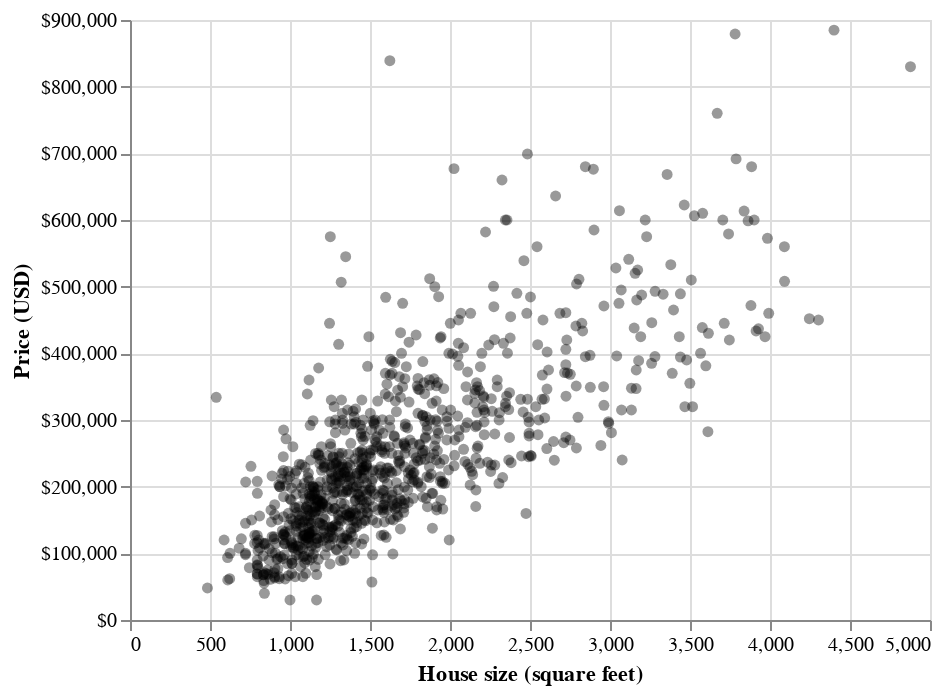

The notebook cell this image was saved under:
### Markdown cell above
The scientific question guides our initial exploration: the columns in the
data that we are interested in are `sqft` (house size, in livable square feet)
and `price` (house sale price, in US dollars (USD)).  The first step is to visualize
the data as a scatter plot where we place the predictor variable
(house size) on the x-axis, and we place the target/response variable that we
want to predict (sale price) on the y-axis.
\index{ggplot!geom\_point}
\index{visualization!scatter}

> **Note:** Given that the y-axis unit is dollars in {numref}`fig:07-edaRegr`, 
> we format the axis labels to put dollar signs in front of the house prices, 
> as well as commas to increase the readability of the larger numbers.
> We can do this in `altair` by passing the `axis=alt.Axis(format='$,.0f')` argument 
> to the `y` encoding channel in an `altair` specification.

### Code cell
eda = (
    alt.Chart(sacramento)
    .mark_circle(opacity=0.4, color='black')
    .encode(
        x=alt.X("sqft", title="House size (square feet)", scale=alt.Scale(zero=False)),
        y=alt.Y("price", title="Price (USD)", axis=alt.Axis(format='$,.0f')),
    )
)

eda

### Figure 1 — Vega-Lite specification as saved in the notebook (floating-point values rounded to 4 significant figures; data arrays with more than 128 entries replaced by an {"elided": "..."} marker saying what was removed)
{"config": {"view": {"continuousWidth": 400, "continuousHeight": 300}}, "data": {"name": "data-baf576362dd288a21ae2157b167929ca"}, "mark": {"type": "circle", "color": "black", "opacity": 0.4}, "encoding": {"x": {"field": "sqft", "scale": {"zero": false}, "title": "House size (square feet)", "type": "quantitative"}, "y": {"axis": {"format": "$,.0f"}, "field": "price", "title": "Price (USD)", "type": "quantitative"}}, "$schema": "https://vega.github.io/schema/vega-lite/v4.17.0.json", "datasets": {"data-baf576362dd288a21ae2157b167929ca": {"elided": "932 records"}}}
